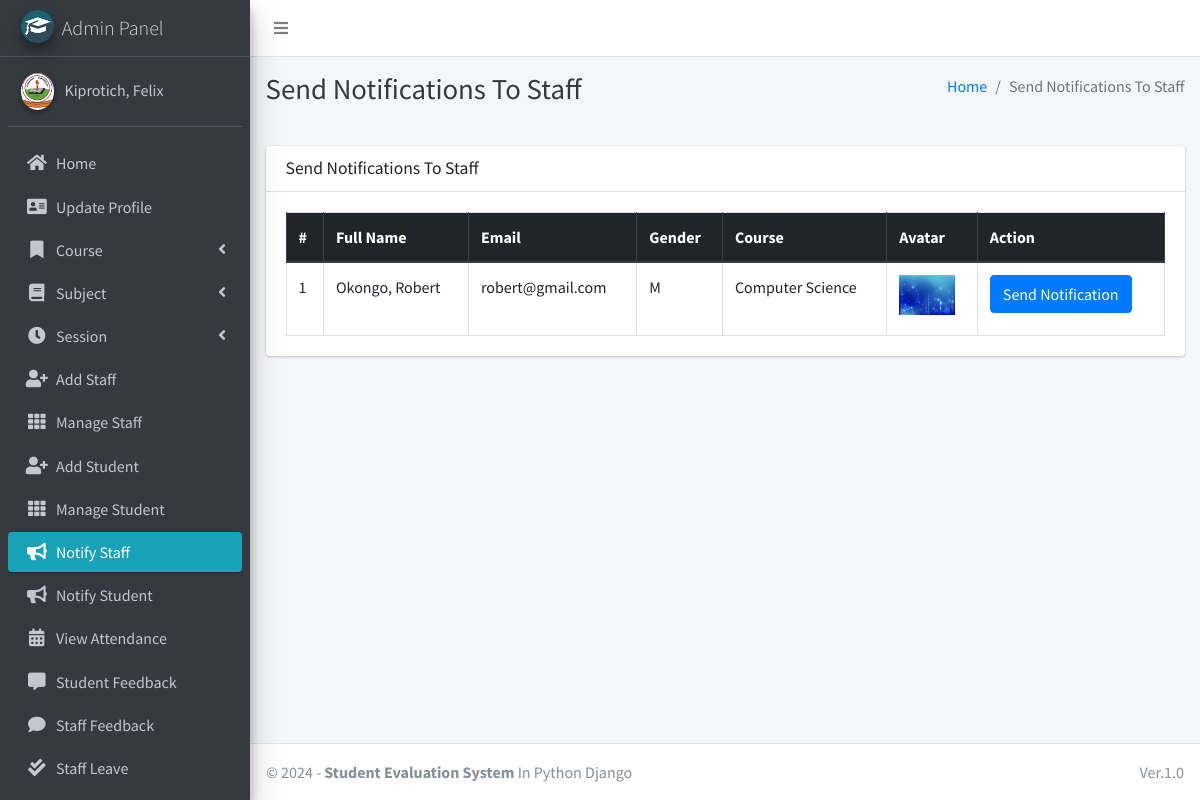
The page /admin_notify_staff (signed in) on the database its author committed.
### main_app/models.py (models this page shows, shortened)
class CustomUser(AbstractUser):
    USER_TYPE = ((1, "HOD"), (2, "Staff"), (3, "Student"))
    GENDER = [("M", "Male"), ("F", "Female")]
    username = None  # Removed username, using email instead
    email = models.EmailField(unique=True)
    user_type = models.CharField(default=1, choices=USER_TYPE, max_length=1)
    gender = models.CharField(max_length=1, choices=GENDER)
    profile_pic = models.ImageField()
    address = models.TextField()
    fcm_token = models.TextField(default="")  # For firebase notifications
    created_at = models.DateTimeField(auto_now_add=True)
    updated_at = models.DateTimeField(auto_now=True)
    USERNAME_FIELD = "email"
    REQUIRED_FIELDS = []
    objects = CustomUserManager()
    def __str__(self):
        return self.last_name + ", " + self.first_name

class Staff(models.Model):
    course = models.ForeignKey(Course, on_delete=models.DO_NOTHING, null=True, blank=False)
    admin = models.OneToOneField(CustomUser, on_delete=models.CASCADE)

class Course(models.Model):
    name = models.CharField(max_length=120)
    created_at = models.DateTimeField(auto_now_add=True)
    updated_at = models.DateTimeField(auto_now=True)

### main_app/hod_views.py (the view)
# urls.py: path("admin_notify_staff", hod_views.admin_notify_staff,
def admin_notify_staff(request):
    staff = CustomUser.objects.filter(user_type=2)
    context = {
        'page_title': "Send Notifications To Staff",
        'allStaff': staff
    }
    return render(request, "hod_template/staff_notification.html", context)

### main_app/templates/hod_template/staff_notification.html (shortened to what this page needs)
{% extends 'main_app/base.html' %}
{% load static %}
{% block page_title %}{{page_title}}{% endblock page_title %}
{% block content %}
<section class="content">
    <div class="container-fluid">
        <div class="row">
            <div class="col-md-12">
                <div class="card">
                    <div class="card-header">
                        <h3 class="card-title">{{page_title}}</h3>
                    </div>
                    <div class="card-body">
                        <table id="example2" class="table table-bordered table-hover">
                            <thead class="thead-dark">
                                <tr>
                                    <th>#</th>
                                    <th>Full Name</th>
                                    <th>Email</th>
                                    <th>Gender</th>
                                    <th>Course</th>
                                    <th>Avatar</th>
                                    <th>Action</th>
                                </tr>
                            </thead>
                            <tbody>
                                {% for staff in allStaff %}
                                <tr>
                                    <td>{{ forloop.counter }}</td>
                                    <td>{{staff.last_name}}, {{staff.first_name}}</td>
                                    <td>{{staff.email}}</td>
                                    <td>{{staff.gender}}</td>
                                    <td>{{staff.staff.course.name}}</td>
                                    <td>
                                        {% if staff.profile_pic == ""  %}
                                        No Image
                                        {% else %}
                                        <img class="img img-fluid mb-2" height="56" width="56"
                                            src="{{staff.profile_pic}}" alt="">
                                        {% endif %}
                                    </td>
                                    <td><button data-toggle = "modal" data-target = "#myModal"class="btn btn-primary show_notification" value="{{staff.id}}">Send Notification</button>
                                    </td>
                                </tr>
                                {% endfor %}
                            </tbody>
                        </table>
                    </div>
                </div>
            </div>
        </div>
    </div>
</section>
{% endblock content %}

### main_app/templates/main_app/sidebar_template.html (shortened to what this page needs)
{% load static %}
<aside class="main-sidebar sidebar-dark-info elevation-4">
    {% if request.user.user_type == '1' %}
    <a href="{% url 'admin_home' %}" class="brand-link">
        <img src="{% static 'dist/img/cmsl.png' %} " alt="AdminLTE Logo"
            class="brand-image img-circle elevation-3" >
        <span class="brand-text font-weight-light">Admin Panel</span>
    </a>
    <div class="sidebar">
        <div class="user-panel mt-3 pb-3 mb-3 d-flex">
            <div class="image">
                <img src="{{ request.user.profile_pic}}" class="img-circle elevation-2" alt="User Image">
            </div>
            <div class="info">
                <a href="#" class="d-block">{{user}}</a>
            </div>
        </div>
        <nav class="mt-2">
            <ul class="nav nav-pills nav-sidebar flex-column" data-widget="treeview" role="menu" data-accordion="false">
                <li class="nav-item">
                    {% url 'admin_home' as admin_home %}
                    <a href="{{admin_home}}" class="nav-link {% if admin_home == request.path %} active {% endif %}">
                        <i class="nav-icon fas fa-home"></i>
                        <p>
                            Home
                        </p>
                    </a>
                </li>
                <li class="nav-item">
                    {% url 'admin_view_profile' as admin_view_profile %}
                    <a href="{{admin_view_profile}}"
                        class="nav-link {% if admin_view_profile == request.path %} active {% endif %}">
                        <i class="nav-icon fas fa-address-card"></i>
                        <p>
                            Update Profile
                        </p>
                    </a>
                </li>
                <li class="nav-item has-treeview">
                    <a href="#" class="nav-link">
                        <i class="nav-icon fas fa-bookmark"></i>
                        <p>
                            Course
                            <i class="fas fa-angle-left right"></i>
                        </p>
                    </a>
                </li>
                <li class="nav-item has-treeview">
                    <a href="#" class="nav-link">
                        <i class="nav-icon fas fa-book"></i>
                        <p>
                            Subject
                            <i class="fas fa-angle-left right"></i>
                        </p>
                    </a>
                </li>
                <li class="nav-item has-treeview">
                    <a href="#" class="nav-link">
                        <i class="nav-icon fas fa-clock"></i>
                        <p>
                            Session
                            <i class="fas fa-angle-left right"></i>
                        </p>
                    </a>
                </li>
                <li class="nav-item">
                    {% url 'add_staff' as add_staff %}
                    <a href="{{add_staff}}" class="nav-link {% if add_staff == request.path %} active {% endif %}">
                        <i class="nav-icon fas fa-user-plus"></i>
                        <p>
                            Add Staff
                        </p>
                    </a>
                </li>
                <li class="nav-item">
                    {% url 'manage_staff' as manage_staff %}
                    {% url 'edit_staff' staff_id as edit_staff %}
                    <a href="{{manage_staff}}"
                        class="nav-link {% if manage_staff == request.path or request.path == edit_staff %} active {% endif %}">
                        <i class="nav-icon fas fa-th"></i>
                        <p>
                            Manage Staff
                        </p>
                    </a>
                </li>
                <li class="nav-item">
                    {% url 'add_student' as add_student%}
                    <a href="{{add_student}}" class="nav-link  {% if add_student == request.path %} active {% endif %}">
                        <i class="nav-icon fas fa-user-plus"></i>
                        <p>
                            Add Student
                        </p>
                    </a>
                </li>
                <li class="nav-item">
                    {% url 'manage_student' as manage_student %}
                    {% url 'edit_student' student_id as edit_student %}
                    <a href="{{manage_student}}"
                        class="nav-link  {% if edit_student == request.path or manage_student == request.path %} active {% endif %}">
                        <i class="nav-icon fas fa-th"></i>
                        <p>
                            Manage Student
                        </p>
                    </a>
                </li>
                <li class="nav-item">
                    {% url 'admin_notify_staff' as admin_notify_staff %}
                    <a href="{{admin_notify_staff}}"
                        class="nav-link {% if admin_notify_staff == request.path %} active {% endif %}">
                        <i class="nav-icon fas fa-bullhorn"></i>
                        <p>
                            Notify Staff
                        </p>
                    </a>
                </li>
                <li class="nav-item">
                    {% url 'admin_notify_student' as admin_notify_student %}
                    <a href="{{admin_notify_student}}"
                        class="nav-link {% if admin_notify_student == request.path %} active {% endif %}">
                        <i class="nav-icon fas fa-bullhorn"></i>
                        <p>
                            Notify Student
                        </p>
                    </a>
                </li>
                <li class="nav-item">
                    {% url 'admin_view_attendance' as admin_view_attendance %}
                <li class="nav-item">
                    <a href="{{admin_view_attendance}}"
                        class="nav-link  {% if admin_view_attendance == request.path %} active {% endif %}">
                        <i class="nav-icon fas fa-calendar-alt"></i>
                        <p>
                            View Attendance
                        </p>
                    </a>
                </li>
                <li class="nav-item">
                    {% url 'student_feedback_message' as student_feedback_message %}
                    <a href="{{ student_feedback_message }}"
                        class="nav-link  {% if student_feedback_message == request.path %} active {% endif %}">
                        <i class="nav-icon fas fa-comment-alt"></i>
                        <p>
                            Student Feedback
                        </p>
                    </a>
                </li>
                <li class="nav-item">
                    {% url 'staff_feedback_message' as staff_feedback_message %}
                    <a href="{{staff_feedback_message}}"
                        class="nav-link   {% if staff_feedback_message == request.path %} active {% endif %}">
                        <i class="nav-icon fas fa-comment"></i>
                        <p>
                            Staff Feedback
                        </p>
                    </a>
                </li>
                <li class="nav-item">
                    {% url 'view_staff_leave' as view_staff_leave %}
                    <a href="{{view_staff_leave}}"
                        class="nav-link  {% if view_staff_leave == request.path %} active {% endif %}">
                        <i class="nav-icon fas fa-check-double"></i>
                        <p>
                            Staff Leave
                        </p>
                    </a>
                </li>
                <li class="nav-item">
                    {% url 'view_student_leave' as view_student_leave %}
                    <a href="{% url 'view_student_leave' %}"
                        class="nav-link  {% if view_student_leave == request.path %} active {% endif %}">
                    </a>
                </li>
                                        {% endif %}
                                    </ul>
                                </nav>
                            </div>
</aside>

### rows shown on the page
CustomUser: user.profile_pic (picture), last_name+first_name "Kiprotich, Felix"
CustomUser: last_name "Okongo", first_name "Robert", email "robert@gmail.com", gender "M", staff.course.name "Computer Science"

### other values the page prints
{{ page_title }} "Send Notifications To Staff"
